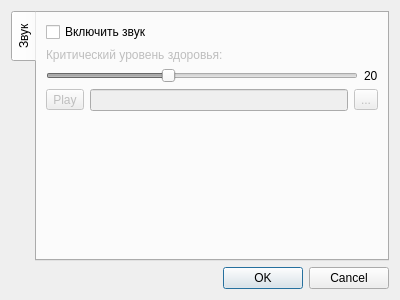
<?xml version="1.0" encoding="UTF-8"?>
<ui version="4.0">
 <class>Dialog</class>
 <widget class="QDialog" name="Dialog">
  <property name="geometry">
   <rect>
    <x>0</x>
    <y>0</y>
    <width>400</width>
    <height>300</height>
   </rect>
  </property>
  <property name="windowTitle">
   <string>Dialog</string>
  </property>
  <layout class="QVBoxLayout" name="verticalLayout">
   <item>
    <widget class="QTabWidget" name="tabWidget">
     <property name="tabPosition">
      <enum>QTabWidget::West</enum>
     </property>
     <property name="currentIndex">
      <number>0</number>
     </property>
     <widget class="QWidget" name="soundTab">
      <attribute name="title">
       <string>Звук</string>
      </attribute>
      <layout class="QVBoxLayout" name="verticalLayout_2">
       <item>
        <widget class="QCheckBox" name="soundCheckBox">
         <property name="text">
          <string>Включить звук</string>
         </property>
        </widget>
       </item>
       <item>
        <widget class="QLabel" name="label_2">
         <property name="enabled">
          <bool>false</bool>
         </property>
         <property name="text">
          <string>Критический уровень здоровья:</string>
         </property>
        </widget>
       </item>
       <item>
        <layout class="QHBoxLayout" name="horizontalLayout">
         <item>
          <widget class="QSlider" name="critHealth">
           <property name="enabled">
            <bool>false</bool>
           </property>
           <property name="minimum">
            <number>1</number>
           </property>
           <property name="maximum">
            <number>50</number>
           </property>
           <property name="value">
            <number>20</number>
           </property>
           <property name="orientation">
            <enum>Qt::Horizontal</enum>
           </property>
           <property name="tickPosition">
            <enum>QSlider::NoTicks</enum>
           </property>
          </widget>
         </item>
         <item>
          <widget class="QLabel" name="label">
           <property name="text">
            <string>20</string>
           </property>
          </widget>
         </item>
        </layout>
       </item>
       <item>
        <layout class="QHBoxLayout" name="horizontalLayout_2">
         <item>
          <widget class="QToolButton" name="critHealthPlay">
           <property name="enabled">
            <bool>false</bool>
           </property>
           <property name="text">
            <string>Play</string>
           </property>
          </widget>
         </item>
         <item>
          <widget class="QLineEdit" name="critHealthFileName">
           <property name="enabled">
            <bool>false</bool>
           </property>
          </widget>
         </item>
         <item>
          <widget class="QToolButton" name="critHealthFileChoose">
           <property name="enabled">
            <bool>false</bool>
           </property>
           <property name="text">
            <string>...</string>
           </property>
          </widget>
         </item>
        </layout>
       </item>
       <item>
        <spacer name="verticalSpacer">
         <property name="orientation">
          <enum>Qt::Vertical</enum>
         </property>
         <property name="sizeHint" stdset="0">
          <size>
           <width>20</width>
           <height>136</height>
          </size>
         </property>
        </spacer>
       </item>
      </layout>
     </widget>
    </widget>
   </item>
   <item>
    <widget class="QDialogButtonBox" name="buttonBox">
     <property name="orientation">
      <enum>Qt::Horizontal</enum>
     </property>
     <property name="standardButtons">
      <set>QDialogButtonBox::Cancel|QDialogButtonBox::Ok</set>
     </property>
    </widget>
   </item>
  </layout>
 </widget>
 <resources/>
 <connections>
  <connection>
   <sender>critHealth</sender>
   <signal>valueChanged(int)</signal>
   <receiver>label</receiver>
   <slot>setNum(int)</slot>
   <hints>
    <hint type="sourcelabel">
     <x>261</x>
     <y>74</y>
    </hint>
    <hint type="destinationlabel">
     <x>380</x>
     <y>69</y>
    </hint>
   </hints>
  </connection>
  <connection>
   <sender>soundCheckBox</sender>
   <signal>toggled(bool)</signal>
   <receiver>critHealthFileName</receiver>
   <slot>setEnabled(bool)</slot>
   <hints>
    <hint type="sourcelabel">
     <x>68</x>
     <y>22</y>
    </hint>
    <hint type="destinationlabel">
     <x>136</x>
     <y>104</y>
    </hint>
   </hints>
  </connection>
  <connection>
   <sender>soundCheckBox</sender>
   <signal>toggled(bool)</signal>
   <receiver>critHealthPlay</receiver>
   <slot>setEnabled(bool)</slot>
   <hints>
    <hint type="sourcelabel">
     <x>49</x>
     <y>26</y>
    </hint>
    <hint type="destinationlabel">
     <x>52</x>
     <y>98</y>
    </hint>
   </hints>
  </connection>
  <connection>
   <sender>soundCheckBox</sender>
   <signal>toggled(bool)</signal>
   <receiver>critHealthFileChoose</receiver>
   <slot>setEnabled(bool)</slot>
   <hints>
    <hint type="sourcelabel">
     <x>163</x>
     <y>25</y>
    </hint>
    <hint type="destinationlabel">
     <x>368</x>
     <y>97</y>
    </hint>
   </hints>
  </connection>
  <connection>
   <sender>soundCheckBox</sender>
   <signal>toggled(bool)</signal>
   <receiver>critHealth</receiver>
   <slot>setEnabled(bool)</slot>
   <hints>
    <hint type="sourcelabel">
     <x>131</x>
     <y>30</y>
    </hint>
    <hint type="destinationlabel">
     <x>136</x>
     <y>66</y>
    </hint>
   </hints>
  </connection>
  <connection>
   <sender>soundCheckBox</sender>
   <signal>toggled(bool)</signal>
   <receiver>label_2</receiver>
   <slot>setEnabled(bool)</slot>
   <hints>
    <hint type="sourcelabel">
     <x>200</x>
     <y>24</y>
    </hint>
    <hint type="destinationlabel">
     <x>189</x>
     <y>44</y>
    </hint>
   </hints>
  </connection>
  <connection>
   <sender>buttonBox</sender>
   <signal>rejected()</signal>
   <receiver>Dialog</receiver>
   <slot>close()</slot>
   <hints>
    <hint type="sourcelabel">
     <x>362</x>
     <y>283</y>
    </hint>
    <hint type="destinationlabel">
     <x>318</x>
     <y>268</y>
    </hint>
   </hints>
  </connection>
 </connections>
</ui>
